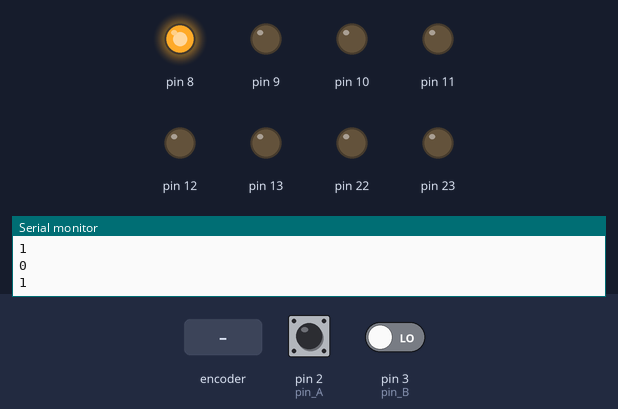
Simulated run of this program. Board: Arduino Uno, built with avr-gcc and run on an emulated ATmega328P. Shown: output pins drawn as LEDs (lit = HIGH), the last lines printed to the serial monitor. The test bench sets the inputs (shaded band); at power-on: pin 2 (pin_A) HIGH, pin 3 (pin_B) LOW.

Above: at 1.2 s.
1.3 s: rotary encoder on pin 2 (pin_A) / pin 3 (pin_B) turned 3 steps (first pin leading)
At 3.0 s:
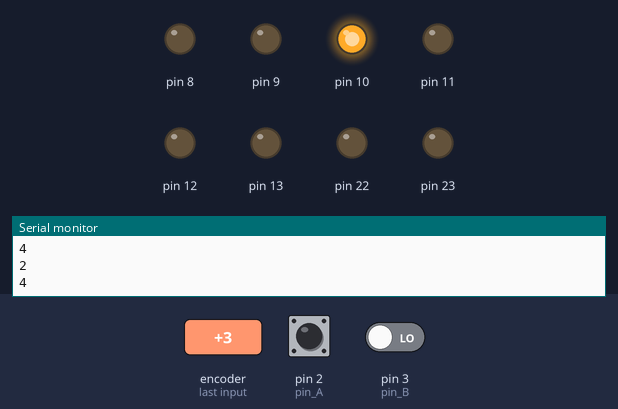
3.4 s: rotary encoder on pin 2 (pin_A) / pin 3 (pin_B) turned 1 step (first pin leading)
At 4.3 s:
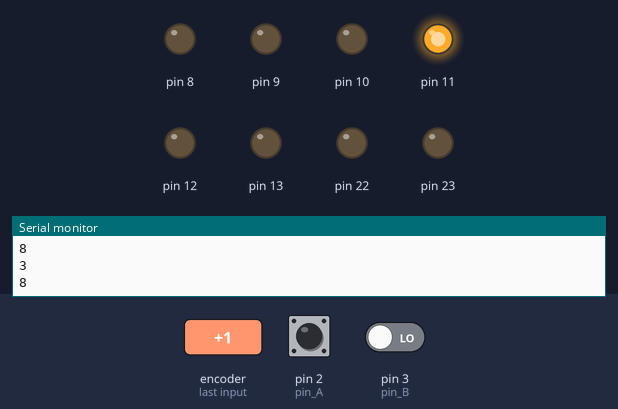
5.1 s: rotary encoder on pin 2 (pin_A) / pin 3 (pin_B) turned 1 step (first pin leading)
At 5.5 s:
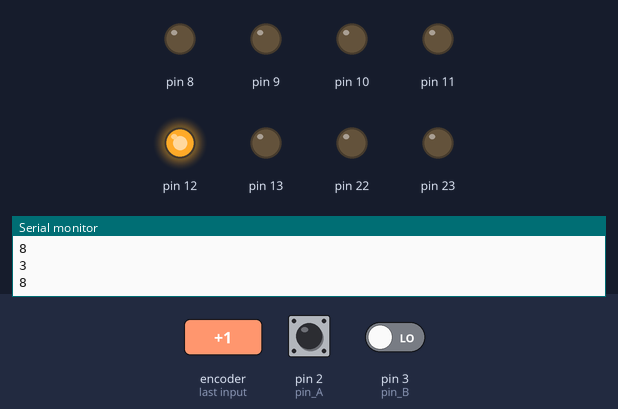
6.8 s: rotary encoder on pin 2 (pin_A) / pin 3 (pin_B) turned 1 step (first pin leading)
At 8.0 s:
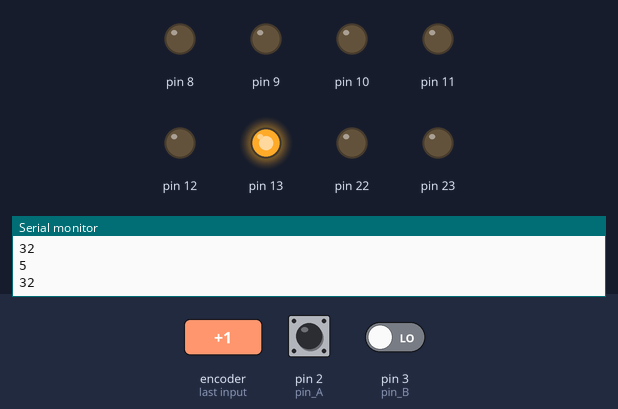
Timing chart, 0 to 9.5 s (numbered marks = the images above; inputs shaded):
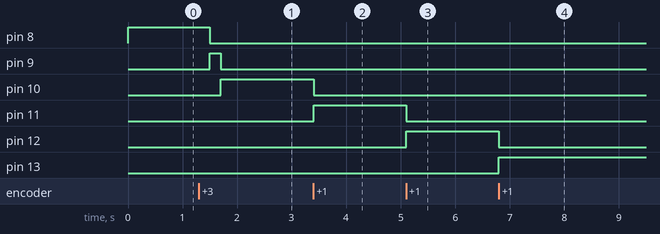

The program:

main.cpp
```cpp
#include <Arduino.h>

int ledPos = 0;
unsigned long actueleTijd;
unsigned long cyclusTijd;
const int pin_A = 2; // Encoder CLK
const int pin_B = 3; // Encoder DT
unsigned char encoder_A;
unsigned char encoder_B;
unsigned char encoder_A_vorige = 0;

void setup()  {
  Serial.begin(9600);
  DDRB = B11111111;
  PORTB = B00000001;
  pinMode(pin_A, INPUT);
  pinMode(pin_B, INPUT);
  actueleTijd = millis();
  cyclusTijd = actueleTijd;
}

void EncoderLoop(){
  encoder_A = digitalRead(pin_A);
  encoder_B = digitalRead(pin_B);
  if((!encoder_A) && (encoder_A_vorige)){
    if(encoder_B) if((ledPos + 1 <= 5)){ PORTB = PORTB << 1 ; ledPos++; }
    else if(ledPos - 1 >= 0){ PORTB = PORTB >> 1; ledPos--; }
  }
  encoder_A_vorige = encoder_A;
}

void loop()  {
  actueleTijd = millis();
  if(actueleTijd >= (cyclusTijd + 5)){
    EncoderLoop();
    cyclusTijd = actueleTijd;
  }
  if(millis() % 1000 == 0){
    Serial.println("\n\n\n\n");
    Serial.println(ledPos);
    Serial.println(PORTB);
  }
}


/*
#include <Arduino.h>

int helderheid = 120;                                                                               // helderheid van de LED; start op halve helderheid
int stapHelderheid = 10;                                                                            // stapgrootte in helderheid van de LED
unsigned long actueleTijd;
unsigned long cyclusTijd;
const int pin_A = 2;                                                                                // pin 2 de CLK aansluiting van de Rotary encoder
const int pin_B = 3;                                                                                // pin 3 De DT aansluiting van de Rotary encoder
unsigned char encoder_A;
unsigned char encoder_B;
unsigned char encoder_A_vorige = 0;

void setup()  {
  pinMode(9, OUTPUT);
  pinMode(pin_A, INPUT);
  pinMode(pin_B, INPUT);
  actueleTijd = millis();
  cyclusTijd = actueleTijd;
}

void loop()  {
  actueleTijd = millis();
  if(actueleTijd >= (cyclusTijd + 5)){                                                              // 5ms sinds de laatste test van de encoder = 200Hz
    encoder_A = digitalRead(pin_A);
    encoder_B = digitalRead(pin_B);
    if((!encoder_A) && (encoder_A_vorige)){                                                         // A is van hoog naar laag gegaan
      if(encoder_B) {                                                                               // B is hoog, dus de encoder is "met de klok mee" (naar rechts) gedraaid
        if(helderheid + stapHelderheid <= 255) helderheid += stapHelderheid;
      }
      else {
        if(helderheid - stapHelderheid >= 0) helderheid -= stapHelderheid;
      }                                                                                             // B is laag, dus de encoder is "tegen de klok in" (naar links) gedraaid
    }
    encoder_A_vorige = encoder_A;                                                                   // Sla de waarde van A op voor de volgende keer
    analogWrite(9, helderheid);

    cyclusTijd = actueleTijd;                                                                       // actualiseer de cyclusTijd
  }
}
*/
```

Measured:
- after the input at 1.3 s, pin 8: HIGH → LOW after 0.20 s; pin 9: LOW → HIGH after 0.20 s, → LOW 0.20 s later; pin 10: LOW → HIGH after 0.40 s
- after the input at 3.4 s, pin 10: HIGH → LOW at once; pin 11: LOW → HIGH at once
- after the input at 5.1 s, pin 11: HIGH → LOW at once; pin 12: LOW → HIGH at once
- after the input at 6.8 s, pin 12: HIGH → LOW at once; pin 13: LOW → HIGH at once
